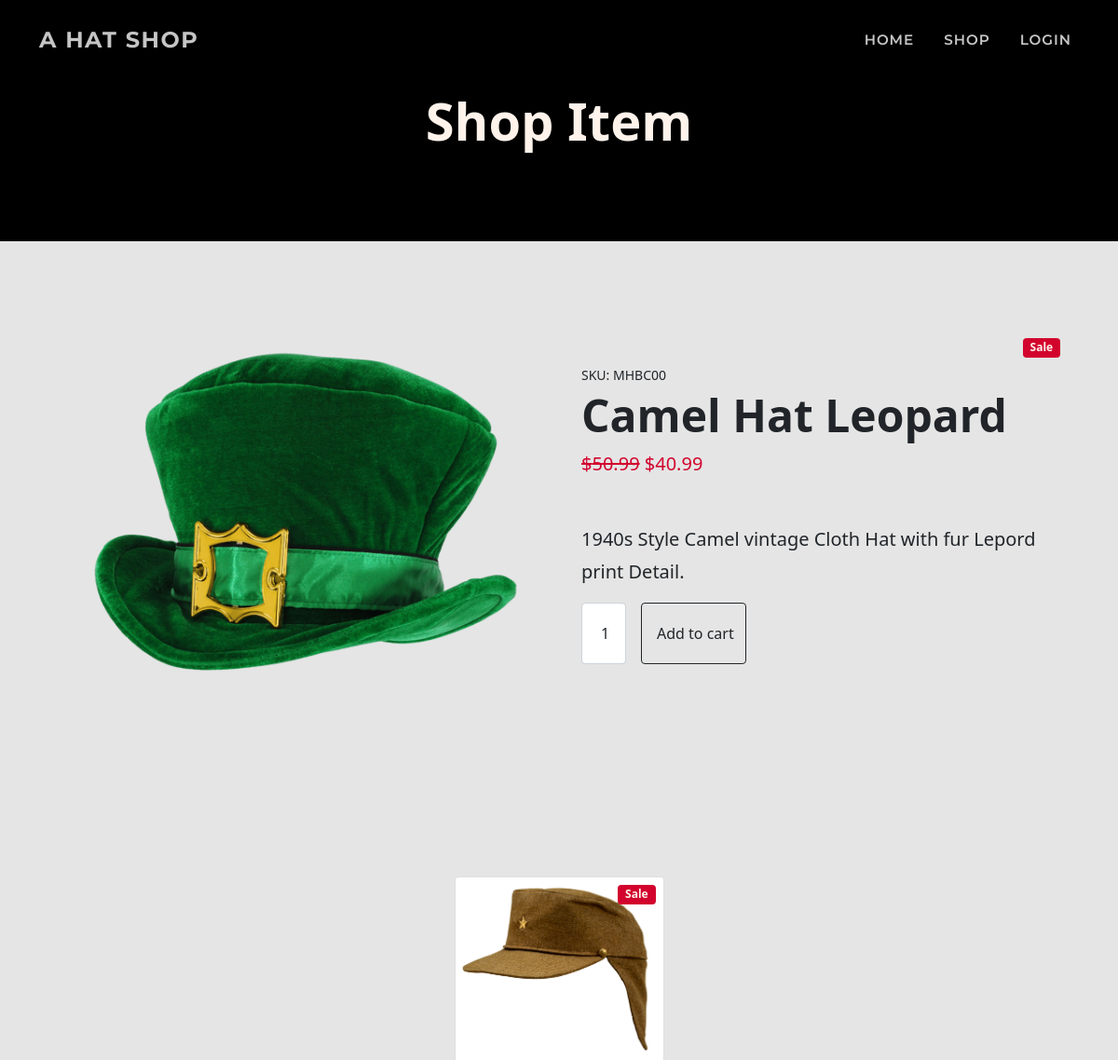
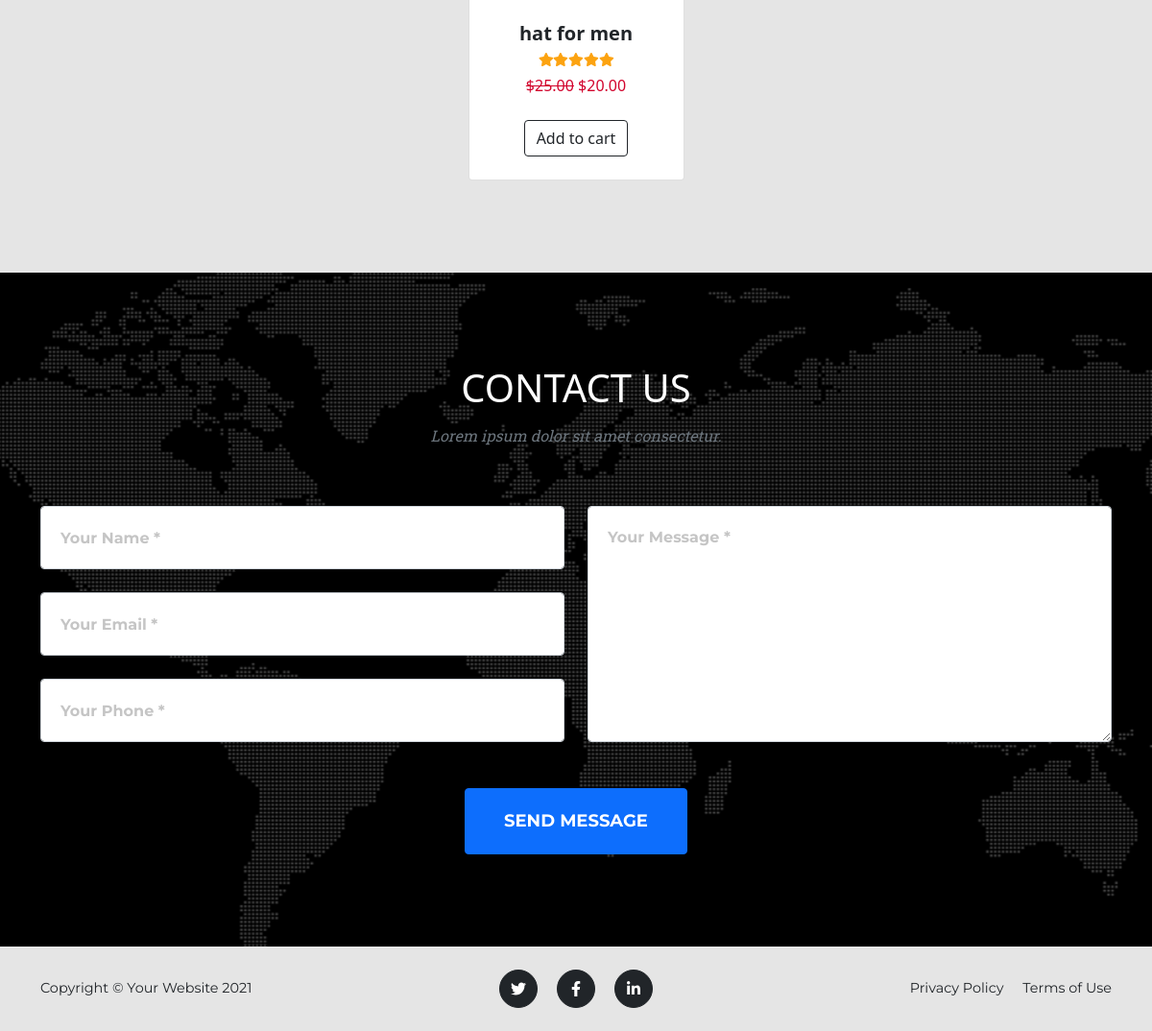
Screenshot of /shop/1/ with the database file from the repository (2 pictures, top to bottom).
### shop/models.py (models this page shows, shortened)
class Product(models.Model):
    sku = models.CharField(max_length=60)
    category = models.ForeignKey(
        'Category', null=True, blank=True,
        on_delete=models.SET_NULL)
    style = models.CharField(max_length=60)
    color = models.CharField(max_length=60)
    name = models.CharField(max_length=60)
    description = models.TextField(max_length=250)
    price = models.DecimalField(
        max_digits=6, decimal_places=2)
    image = models.ImageField(null=True, blank=True)
    sale = models.BooleanField(default=False)
    sale_price = models.DecimalField(
        max_digits=6, decimal_places=2,
        null=True, blank=True)
    item_count = models.IntegerField(
        blank=False, null=False, default=0)

### shop/views.py (the view)
# urls.py: path('<int:item_id>/', views.shop_item, name='shop_item'),
def shop_item(request, item_id):
    item = get_object_or_404(Product, pk=item_id)
    related = Product.objects.filter(style=item.style)
    context = {
        'item': item,
        'related': related,
    }
    return render(request, 'shop/shop_item.html', context)

### shop/templates/shop/shop_item.html (shortened to what this page needs)
{% extends 'base.html' %}
{% load static %}
{% block page_header %}
<header class="bg-black py-5">
    <div class="container px-4 px-lg-5 my-5">
        <div class="text-center">
            <h1 class="display-4 text-white fw-bolder">Shop Item</h1>
        </div>
    </div>
</header>
{% endblock %}
{% block content %}
<section class="py-5">
    <div class="container px-4 px-lg-5 my-5">
        <div class="row gx-4 gx-lg-5 align-items-center position-relative">
            {% if item.sale %}
            <div class="badge bg-danger text-white position-absolute w-auto" style="top: 0.5rem; right: 0.5rem">Sale
            </div>
            {% endif %}
            <div class="col-md-6"><img class="card-img-top mb-5 mb-md-0" src="{{ item.image.url }}"
                    alt="{{ item.name }}" /></div>
            <div class="col-md-6">
                <div class="small mb-1">SKU: {{ item.sku }}</div>
                <h1 class="display-5 fw-bolder">{{ item.name }}</h1>
                <div class="fs-5 mb-5">
                    {% if item.sale %}
                    <span class="text-decoration-line-through text-danger">${{ item.price }}</span>
                    <span class="text-danger">${{ item.sale_price }} </span>
                    {% else %}
                    <span>${{ item.price }} </span>
                    {% endif %}
                </div>
                <p class="lead">{{ item.description }}</p>
                <div class="d-flex">
                    <input class="form-control text-center me-3" id="inputQuantity" type="num" value="1"
                        style="max-width: 3rem" />
                    <button class="btn btn-outline-dark flex-shrink-0" type="button">
                        Add to cart
                    </button>
                </div>
            </div>
        </div>
    </div>
</section>
<section class="py-5 bg-light">
    <div class="container px-4 px-lg-5 mt-5">
        <div class="row gx-4 gx-lg-5 row-cols-2 row-cols-md-3 row-cols-xl-4 justify-content-center">
            {% for relate in related %}
            {% if relate.id != item.id %}
            <div class="col mb-5">
                <div class="card justify-content-end h-100">
                    {% if relate.sale %}
                    <div class="badge bg-danger text-white position-absolute" style="top: 0.5rem; right: 0.5rem">Sale
                    </div>
                    {% endif %}
                    <a class="h-100 my-auto" href="{% url 'shop_item' relate.id %}">
                        <div class="h-100 d-flex align-items-center">
                            <img class="card-img-top align-middle" src="{{ relate.image.url }}" alt="..." />
                        </div>
                    </a>
                    <div class="card-body p-4">
                        <div class="text-center align-items-end">
                            <h5 class="fw-bolder">{{ relate.name }}</h5>
                            <div class="d-flex justify-content-center small text-warning mb-2">
                                <span class="fa fa-star checked"></span>
                                <span class="fa fa-star checked"></span>
                                <span class="fa fa-star checked"></span>
                                <span class="fa fa-star"></span>
                                <span class="fa fa-star"></span>
                            </div>
                            {% if relate.sale %}
                            <span class="text-decoration-line-through text-danger">${{ relate.price }}</span>
                            <span class="text-danger">${{ relate.sale_price }} </span>
                            {% else %}
                            <span>${{ relate.price }} </span>
                            {% endif %}
                        </div>
                    </div>
                    <div class="card-footer p-4 pt-0 border-top-0 bg-transparent justify-self-end">
                        <div class="text-center"><a class="btn btn-outline-dark mt-auto" href="#">Add to cart</a>
                        </div>
                    </div>
                </div>
            </div>
            {% endif %}
            {% endfor %}
        </div>
    </div>
</section>
{% endblock %}

### static/css/base.css (style rules this page uses)
:root { --bs-warning: #fca311; --bs-white: #fff; --bs-gray: #292929; --bs-light: #e5e5e5; --bs-dark: #000000; --bs-danger: #d2042d; --bs-primary: #292929; --bs-secondary: rgb(229, 229, 229); --bs-primary-rgb: 41, 41, 41; --bs-secondary-rgb: 229, 229, 229; --bs-warning-rgb: 252, 163, 17; --bs-danger-rgb: 210, 4, 45; --bs-white-rgb: 255, 243, 235; --bs-light-rgb: 229, 229, 229; --bs-dark-rgb: 0, 0, 0; --bs-white-rgb: 255, 243, 235; }
html { scroll-padding-top: 4.5rem; }
body { position: relative; overflow-x: hidden; background-color: #e5e5e5; }
p { line-height: 1.75; }
@media (min-width: 768px) { section { padding: 9rem 0; } }
.form-control { padding: 1.25rem; }
.card-body { flex: 0 1 auto; padding: 1rem 1rem; }

### rows the page displays
Product: image (picture), sku "MHBC00", name "Camel Hat Leopard", price "50.99", sale_price "40.99", description "1940s Style Camel vintage Cloth Hat with fur Lepord print Detail."
Product: sale "Sale", image (picture), name "hat for men", price "25.00", sale_price "20.00"
